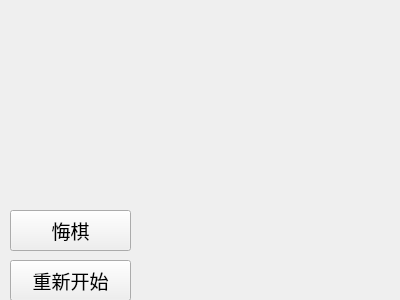
<?xml version="1.0" encoding="UTF-8"?>
<ui version="4.0">
 <class>qipan</class>
 <widget class="QWidget" name="qipan">
  <property name="geometry">
   <rect>
    <x>0</x>
    <y>0</y>
    <width>400</width>
    <height>300</height>
   </rect>
  </property>
  <property name="mouseTracking">
   <bool>true</bool>
  </property>
  <property name="windowTitle">
   <string>五子棋</string>
  </property>
  <widget class="QPushButton" name="hui">
   <property name="geometry">
    <rect>
     <x>10</x>
     <y>210</y>
     <width>121</width>
     <height>41</height>
    </rect>
   </property>
   <property name="font">
    <font>
     <family>Adobe 黑体 Std R</family>
     <pointsize>14</pointsize>
    </font>
   </property>
   <property name="text">
    <string>悔棋</string>
   </property>
  </widget>
  <widget class="QPushButton" name="hui_2">
   <property name="geometry">
    <rect>
     <x>10</x>
     <y>260</y>
     <width>121</width>
     <height>41</height>
    </rect>
   </property>
   <property name="font">
    <font>
     <family>Adobe 黑体 Std R</family>
     <pointsize>14</pointsize>
    </font>
   </property>
   <property name="text">
    <string>重新开始</string>
   </property>
  </widget>
 </widget>
 <resources/>
 <connections/>
</ui>
